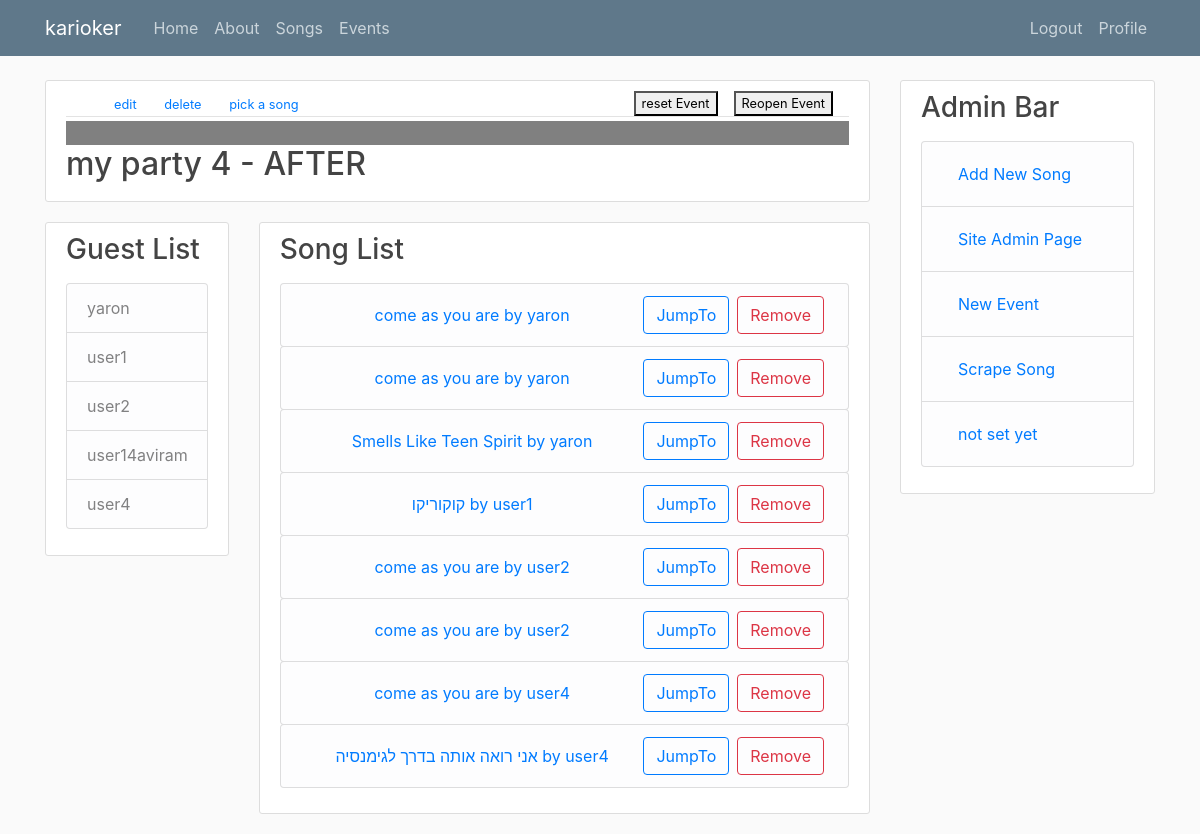
The page /event/6/ (signed in) on the database as committed earlier.
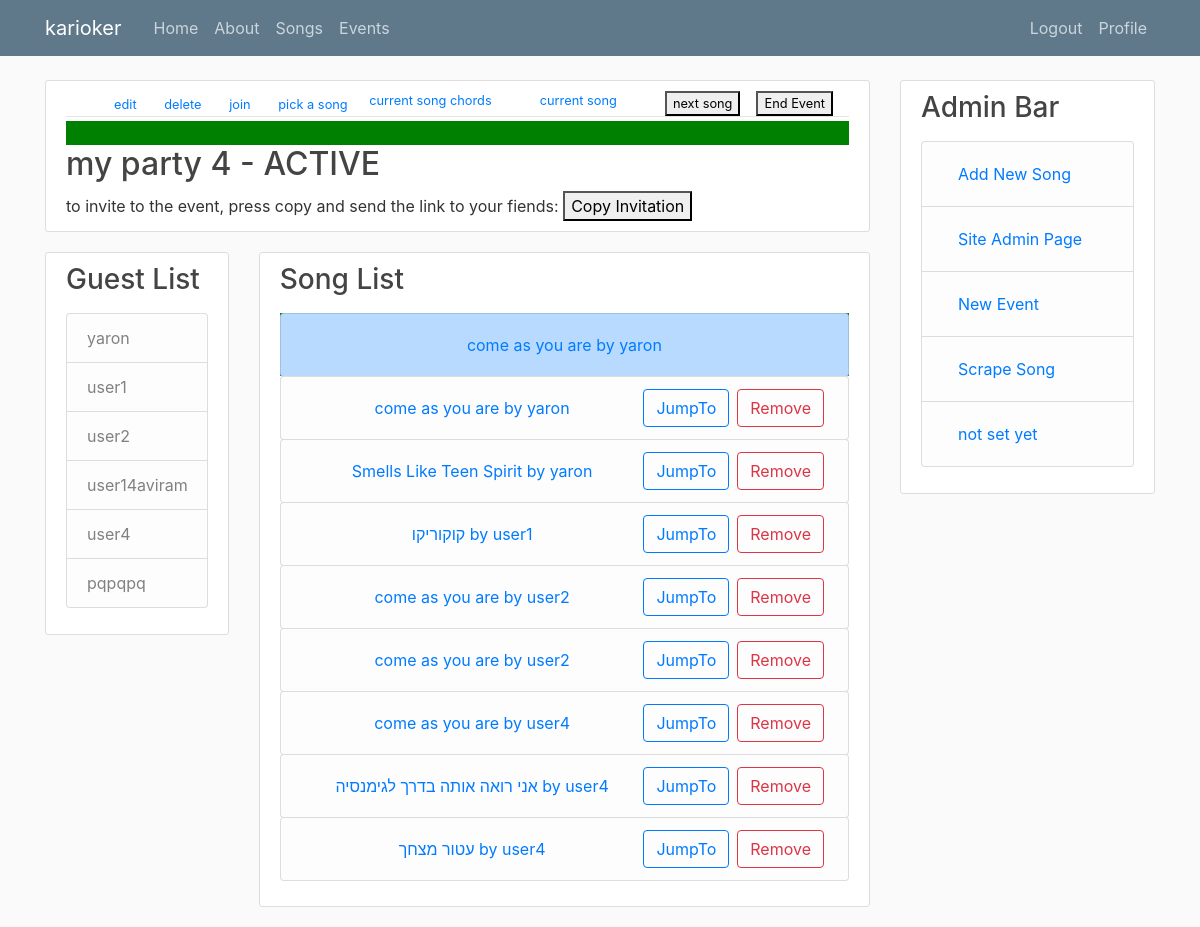
The same page on the database as committed later.
### event/models.py (models this page shows, shortened)
class Event(models.Model):
    name = models.CharField(max_length=100)
    orgenizer = models.ForeignKey(User, on_delete=models.CASCADE)
    current_song = models.IntegerField(default=-1, blank=True)
    event_status = models.TextField(default=EventStatus.BEFORE, choices=EventStatus.choices)
    def get_invite_token(self, expires_sec=86400):
        s = Serializer('hf39h4nf3948fn93u8fn39hnvrh30h', expires_sec)
        return s.dumps({'event_id': self.id}).decode('utf-8')
    def __str__(self):
        return self.name

class EventGuests(models.Model):
    event = models.ForeignKey(Event, on_delete=models.CASCADE)
    guest = models.ForeignKey(User, on_delete=models.CASCADE)

class EventSongs(models.Model):
    event = models.ForeignKey(Event, on_delete=models.CASCADE)
    singer = models.ForeignKey(EventGuests, on_delete=models.CASCADE)
    song = models.ForeignKey(Songs, on_delete=models.CASCADE)
    status = models.TextField(default=EventSongStatus.LISTED, choices=EventStatus.choices)

### karioker/models.py (models this page shows, shortened)
class Songs(models.Model):
    name = models.CharField(max_length=100)
    performer = models.ForeignKey(Performers, on_delete=models.CASCADE)
    songwriter = models.ForeignKey(SongWriters, on_delete=models.CASCADE)
    composer = models.ForeignKey(Composers, on_delete=models.CASCADE)
    lyrics_url = models.CharField(max_length=400)
    chords_url = models.CharField(max_length=400)
    lyrics = models.TextField()
    chords = models.TextField()
    language = models.CharField(max_length=400)
    alignment = models.CharField(max_length=400)
    def __str__(self):
        return self.name

### event/views.py (the view)
# urls.py: path('<int:pk>/', event_with_details, name='event-detail'),
@login_required
def event_with_details(request,pk):
    event = Event.objects.get(id=pk)
    event_invitation_token=event.get_invite_token()
    guest_list = EventGuests.objects.filter(event=event.id)
    event_song_list = EventSongs.objects.none()
    event_song_list |= EventSongs.objects.filter(event=event.id).order_by('id')
    context = {'event': event, 'guest_list': guest_list,"event_song_list" :event_song_list, 'event_invitation_token':event_invitation_token}
    return render(request, 'event/event_detailed.html', context)

### event/templates/event/event_detailed.html (shortened to what the changed rows need)
{% extends "karioker/base.html" %}
{% block content %}
  <article class="media content-section">
    <div class="media-body">
      <div class="article-metadata"  >
        <small class="text-muted">
          {% if user.is_staff %}
            <a class="ml-4", href="{%url 'event-update' event.id %}">  edit </a>
            <a class="ml-4", href="{%url 'event-delete' event.id %}" >  delete </a>
            {% if  event.event_status == 'BEFORE'  or   event.event_status == 'ACTIVE' %}
              <a class="ml-4", href="{%url 'event-join' event.id event_invitation_token%}" >  join </a>
            {% endif  %}
          {% endif  %}
          <a class="ml-4", href="{%url 'karioker-songs' %}?event_id={{event.id}}" >  pick a song </a>
          {%if event.event_status == 'BEFORE' %}
            <a class="mr-5 float-right"", href="{%url 'event-start' event.id %}"  >  Start Event </a>
            <a class="mr-5 float-right"", href="{%url 'event-cancel' event.id %}"  >  cancel Event </a>
          {% elif  event.event_status == 'ACTIVE' %}
            <button class="mr-3 float-right"  onclick="window.location.href='{%url 'event-end' event.id %}'">  End Event  </button>
            <button class="mr-3 float-right"  onclick="window.location.href='{%url 'event-next-song' event.id %}'">  next song  </button>
            <a class="mr-5 float-right"", href="{%url 'event-current-song' event.id %}"  >  current song </a>
            <a class="mr-5 float-right"", href="{%url 'event-current-song-chords' event.id %}"  >  current song chords </a>
          {% elif  event.event_status == 'AFTER' %}
            <button class="mr-3 float-right"  onclick="window.location.href='{%url 'event-start' event.id %}'">  Reopen Event  </button>
            <button class="mr-3 float-right"  onclick="window.location.href='{%url 'event-reset' event.id %}'">  reset Event  </button>
          {% elif  event.event_status == 'CANCELED' %}
            <a class="mr-5 float-right"", href="{%url 'event-reset' event.id %}"  >  reset Event </a>
          {% endif  %}
        </small>
      </div>
      {% if  event.event_status == 'CANCELED' %}
        <div style="background-color:darkred">
      {%elif event.event_status == 'ACTIVE' %}
        <div style="background-color:green">
      {%elif event.event_status == 'AFTER' %}
        <div  style="background-color:gray">
      {% else %}
        <div class="media-body">
      {%endif %}
      </div>
      <h2>{{ event}} - {{event.event_status}}</h2>
      {% if  event.event_status == 'BEFORE'  or   event.event_status == 'ACTIVE' %}
        to invite to the event, press copy and send the link to your fiends:
        <button onclick="copy('Lorem ipsum dolor sit amet\nconsectetur adipiscing elit')">
              Copy Invitation
        </button>
      {% endif  %}
    </div>
  </article>
  <div class="row">
    <div class="col-md-3">
      <div class="content-section">
        <p class='text-muted'>
          <ul class="list-group">
            {% for guest in guest_list %}
              <li class="list-group-item list-group-item-light">
                {{ guest.guest }}
              </li>
            {% endfor %}
          </ul>
        </p>
      </div>
    </div>
    <div class="col-md-9">
      <div class="content-section">
        <p class='text-muted'>
          <ul class="list-group">
            {% for song in event_song_list %}
              {%if song.status == 'CURRENT' %}
                <div  style="background-color:green">
                  {%elif song.status == 'LISTED' %}
                <div  style="background-color:white">
                  {%elif song.status == 'SANG' %}
                <div  style="background-color:gray">
              {%else%}
                <div style="background-color:white" >
              {% endif %}
              {%  if song.status == 'SANG' %}
                <li class="btn btn-secondary list-group-item disabled">
                  <a class="btn  " align="" href="{% url 'song-detail' song.song.id %}"> {{ song.song }} by {{ song.singer.guest}} </a>
              {%  elif  song.status == 'LISTED'  %}
                <li class="btn btn-outline-dark list-group-item list-group-item-light">
                    <a class="btn  " align="" href="{% url 'song-detail' song.song.id %}"> {{ song.song }} by {{ song.singer.guest}} </a>
                  {%  if song.singer.guest.id == user.id or user.is_staff %}
                  <a class="btn btn-outline-danger mr-1 float-right" href="{% url 'event-delete-song' song.id %}  ">Remove </a>
                  <a class="btn btn-outline-primary mr-2 float-right" href="{% url 'event-jump-to-song' event.id song.id %}  ">JumpTo </a>
                  {% endif%}
              {%else%}
                <li class="btn btn-outline-dark list-group-item list-group-item-primary">
                  <a class="btn  " align="" href="{% url 'song-detail' song.song.id %}"> {{ song.song }} by {{ song.singer.guest}} </a>
                {% endif %}
              </li>
            <div>
            {% endfor %}
          </ul>
        </p>
      </div>
    </div>
</div>
{% endblock content %}

Rows that differ between the two databases and show on the page:
changed Event "my party 4": event_status "AFTER" → "ACTIVE"
added EventGuests: guest "pqpqpq"
changed EventSongs (number 1 of 9 on the later page): status "LISTED" → "CURRENT" (drawn)
added EventSongs: song "עטור מצחך", singer.guest "user4", shows "Remove"
Other text that changed with them:
text no longer shown: "Reopen Event reset Event"
text now shown: "join End Event next song current song current song chords to invite to the event, press copy and send the link to your fiends: Copy Invitation"
